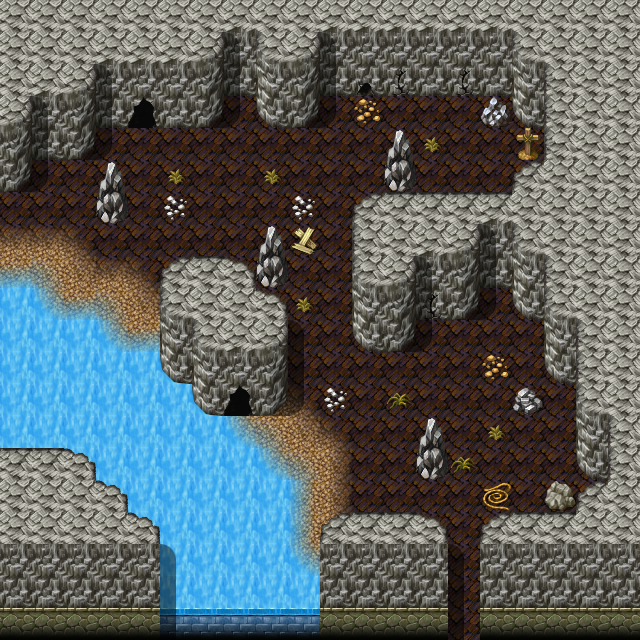

A 2D game scene composited from a Tiled map and its tileset images. What follows is a short description and the map's XML, with each tile layer's data collapsed to a summary:
An orthogonal 20x20 tile map with 32x32 px tiles, 3 tile layers (Ground, Objects, Above), 1 hidden layer not drawn, 10 tilesets and 7 objects (4x spawn, 2x mapchange, sign).

<map version="1.0" orientation="orthogonal" width="20" height="20" tilewidth="32" tileheight="32">
    <tileset firstgid="1" name="map_3" tilewidth="32" tileheight="32">
        <image source="../drawable/map_3.png" width="256" height="256" />
    </tileset>
    <tileset firstgid="65" name="map_4" tilewidth="32" tileheight="32">
        <image source="../drawable/map_4.png" width="256" height="256" />
    </tileset>
    <tileset firstgid="129" name="map_5" tilewidth="32" tileheight="32">
        <image source="../drawable/map_5.png" width="256" height="256" />
    </tileset>
    <tileset firstgid="193" name="map_0" tilewidth="32" tileheight="32">
        <image source="../drawable/map_0.png" width="256" height="256" />
    </tileset>
    <tileset firstgid="257" name="map_19" tilewidth="32" tileheight="32">
        <image source="../drawable/map_19.png" width="256" height="256" />
    </tileset>
    <tileset firstgid="321" name="map_6" tilewidth="32" tileheight="32">
        <image source="../drawable/map_6.png" width="256" height="256" />
    </tileset>
    <tileset firstgid="385" name="map_1" tilewidth="32" tileheight="32">
        <image source="../drawable/map_1.png" width="256" height="256" />
    </tileset>
    <tileset firstgid="449" name="map_2" tilewidth="32" tileheight="32">
        <image source="../drawable/map_2.png" width="256" height="256" />
    </tileset>
    <tileset firstgid="513" name="map_8" tilewidth="32" tileheight="32">
        <image source="../drawable/map_8.png" width="256" height="256" />
    </tileset>
    <tileset firstgid="577" name="map_16" tilewidth="32" tileheight="32">
        <image source="../drawable/map_16.png" width="256" height="256" />
    </tileset>
    <layer name="Ground" width="20" height="20">
        <data>[400 cells, 400 non-empty, 15 distinct tile ids]</data>
    </layer>
    <layer name="Objects" width="20" height="20">
        <data>[400 cells, 85 non-empty, 29 distinct tile ids]</data>
    </layer>
    <layer name="Above" width="20" height="20">
        <data>[400 cells, 33 non-empty, 6 distinct tile ids]</data>
    </layer>
    <layer name="Walkable" width="20" height="20" visible="0">
        <data>[400 cells, 288 non-empty, 1 distinct tile ids]</data>
    </layer>
    <objectgroup name="Mapevents">
        <object name="south" type="mapchange" x="448" y="608" width="32" height="32">
            <properties>
                <property name="map" value="waytomountaincave2" />
                <property name="place" value="north2" />
            </properties>
        </object>
        <object name="west" type="mapchange" x="0" y="192" width="32" height="64">
            <properties>
                <property name="map" value="mountaincave1" />
                <property name="place" value="east" />
            </properties>
        </object>
        <object name="sign_mountaincave0_grave" type="sign" x="480" y="128" width="32" height="32" />
    </objectgroup>
    <objectgroup name="Spawn" visible="0">
        <object name="scaradon_1" type="spawn" x="448" y="544" width="32" height="32">
            <properties>
                <property name="spawngroup" value="scaradon_1" />
            </properties>
        </object>
        <object name="scaradon_1_1" type="spawn" x="288" y="320" width="288" height="224">
            <properties>
                <property name="quantity" value="2" />
                <property name="spawngroup" value="scaradon_1" />
            </properties>
        </object>
        <object name="scaradon_1_2" type="spawn" x="64" y="96" width="480" height="192">
            <properties>
                <property name="quantity" value="3" />
                <property name="spawngroup" value="scaradon_1" />
            </properties>
        </object>
        <object name="scaradon_1_3" type="spawn" x="288" y="288" width="64" height="32">
            <properties>
                <property name="quantity" value="2" />
                <property name="spawngroup" value="scaradon_1" />
            </properties>
        </object>
    </objectgroup>
    <objectgroup name="Keys" />
</map>
